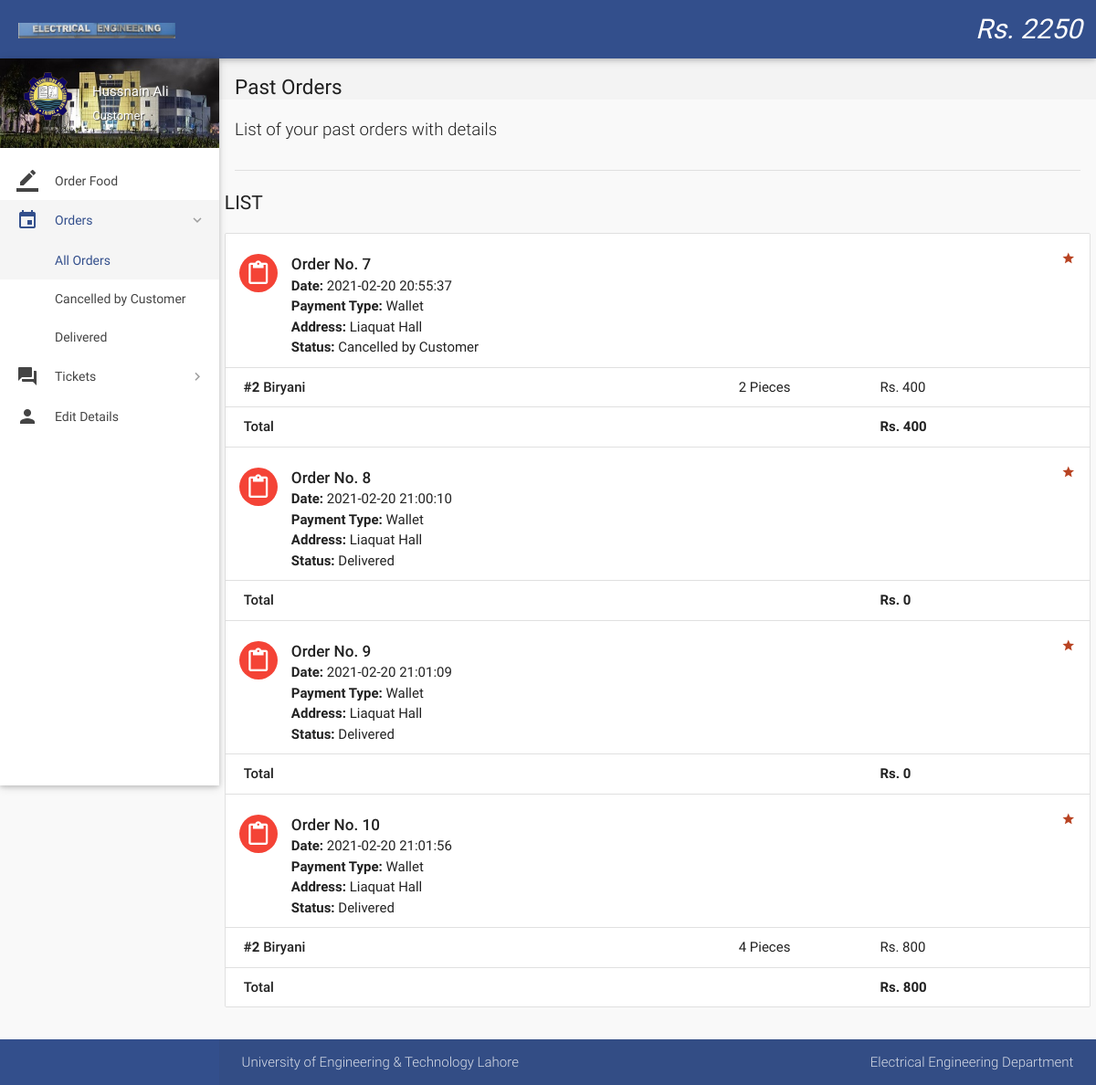
Page /orders.php (signed in) on the committed database.
### tables this page shows
CREATE TABLE `wallet_details` (
  `id` int(11) NOT NULL,
  `wallet_id` int(11) NOT NULL,
  `number` varchar(16) NOT NULL,
  `cvv` int(3) NOT NULL,
  `balance` int(11) NOT NULL DEFAULT '2000'
);

CREATE TABLE `orders` (
  `id` int(11) NOT NULL,
  `customer_id` int(11) NOT NULL,
  `address` varchar(300) NOT NULL,
  `description` varchar(300) NOT NULL,
  `date` datetime NOT NULL DEFAULT CURRENT_TIMESTAMP,
  `payment_type` varchar(16) NOT NULL DEFAULT 'Wallet',
  `total` int(11) NOT NULL,
  `status` varchar(25) NOT NULL DEFAULT 'Yet to be delivered',
  `deleted` tinyint(4) NOT NULL DEFAULT '0'
);

CREATE TABLE `order_details` (
  `id` int(11) NOT NULL,
  `order_id` int(11) NOT NULL,
  `item_id` int(11) NOT NULL,
  `quantity` int(11) NOT NULL,
  `price` int(11) NOT NULL
);

CREATE TABLE `items` (
  `id` int(11) NOT NULL,
  `name` varchar(20) NOT NULL,
  `price` int(11) NOT NULL,
  `deleted` tinyint(4) NOT NULL DEFAULT '0'
);

### includes/wallet.php (called while the page is built)
<?php
$user_id=$_SESSION['user_id'];
$sql = mysqli_query($con, "SELECT * FROM wallet where customer_id = $user_id");
while($row1 = mysqli_fetch_array($sql)){
$wallet_id = $row1['id'];
}
$sql = mysqli_query($con, "SELECT * FROM wallet_details where wallet_id = $wallet_id");
while($row1 = mysqli_fetch_array($sql)){
$balance = $row1['balance'];
}
?>

### includes/connect.php (called while the page is built, shortened)
<?php
$name = $_SESSION['name'];
$role = $_SESSION['role'];
?>

### orders.php (the view, shortened to what this page needs)
<?php
include 'includes/connect.php';
include 'includes/wallet.php';
	if($_SESSION['customer_sid']==session_id())
	{
		?>
<!DOCTYPE html>
<html lang="en">
<head>
  <link href="css/materialize.min.css" type="text/css" rel="stylesheet" media="screen,projection">
  <link href="css/style.min.css" type="text/css" rel="stylesheet" media="screen,projection">
  <link href="css/custom/custom.min.css" type="text/css" rel="stylesheet" media="screen,projection">
  <link href="js/plugins/perfect-scrollbar/perfect-scrollbar.css" type="text/css" rel="stylesheet" media="screen,projection">
</head>
<body>
  <header id="header" class="page-topbar">
        <div class="navbar-fixed">
            <nav class="navbar-color">
                <div class="nav-wrapper">
                    <ul class="left">
                      <li><h1 class="logo-wrapper"><a href="index.php" class="brand-logo darken-1"><img src="images/materialize-logo.png" alt="logo"></a> <span class="logo-text">Logo</span></h1></li>
                    </ul>
                    <ul class="right hide-on-med-and-down">
                        <li><a href="#"  class="waves-effect waves-block waves-light"><i >Rs. <?php echo $balance;?></i></a>
                        </li>
                    </ul>
                </div>
            </nav>
        </div>
  </header>
  <div id="main">
    <div class="wrapper">
      <aside id="left-sidebar-nav">
        <ul id="slide-out" class="side-nav fixed leftside-navigation">
            <li class="user-details cyan darken-2">
            <div class="row">
                <div class="col col s4 m4 l4">
                    <img src="images/avatar.jpg" alt="" class="circle responsive-img valign profile-image">
                </div>
                <div class="col col s8 m8 l8">
                    <a class="btn-flat dropdown-button waves-effect waves-light white-text profile-btn" href="#" data-activates="profile-dropdown"><?php echo $name;?> <i class="mdi-navigation-arrow-drop-down right"></i></a>
                    <p class="user-roal"><?php echo $role;?></p>
                </div>
            </div>
            </li>
            <li class="bold"><a href="index.php" class="waves-effect waves-cyan"><i class="mdi-editor-border-color"></i> Order Food</a>
            </li>
                <li class="no-padding">
                    <ul class="collapsible collapsible-accordion">
                        <li class="bold"><a class="collapsible-header waves-effect waves-cyan active"><i class="mdi-editor-insert-invitation"></i> Orders</a>
                            <div class="collapsible-body">
                                <ul>
								<li class="<?php
								if(!isset($_GET['status'])){
										echo 'active';
									}?>
									"><a href="orders.php">All Orders</a>
                                </li>
								<?php
									$sql = mysqli_query($con, "SELECT DISTINCT status FROM orders  WHERE customer_id = $user_id;;");
									while($row = mysqli_fetch_array($sql)){
                                    echo '<li class='.(isset($_GET['status'])?($status == $_GET['status'] ? 'active' : ''): '').'><a href="orders.php?status='.$row['status'].'">'.$row['status'].'</a>
                                    </li>';
									}
									?>
                                </ul>
                            </div>
                        </li>
                    </ul>
                </li>
                <li class="no-padding">
                    <ul class="collapsible collapsible-accordion">
                        <li class="bold"><a class="collapsible-header waves-effect waves-cyan"><i class="mdi-action-question-answer"></i> Tickets</a>
                        </li>
                    </ul>
                </li>
            <li class="bold"><a href="details.php" class="waves-effect waves-cyan"><i class="mdi-social-person"></i> Edit Details</a>
            </li>
        </ul>
        </aside>
      <section id="content">
        <div id="breadcrumbs-wrapper">
          <div class="container">
            <div class="row">
              <div class="col s12 m12 l12">
                <h5 class="breadcrumbs-title">Past Orders</h5>
              </div>
            </div>
          </div>
        </div>
        <div class="container">
          <p class="caption">List of your past orders with details</p>
          <div class="divider"></div>
<div id="work-collections" class="seaction">
					<?php
					if(isset($_GET['status'])){
						$status = $_GET['status'];
					}
					else{
						$status = '%';
					}
					$sql = mysqli_query($con, "SELECT * FROM orders WHERE customer_id = $user_id AND status LIKE '$status';;");
					echo '              <div class="row">
                <div>
                    <h4 class="header">List</h4>
                    <ul id="issues-collection" class="collection">';
					while($row = mysqli_fetch_array($sql))
					{
						$status = $row['status'];
						echo '<li class="collection-item avatar">
                              <i class="mdi-content-content-paste red circle"></i>
                              <span class="collection-header">Order No. '.$row['id'].'</span>
                              <p><strong>Date:</strong> '.$row['date'].'</p>
                              <p><strong>Payment Type:</strong> '.$row['payment_type'].'</p>
							  <p><strong>Address: </strong>'.$row['address'].'</p>
                              <p><strong>Status:</strong> '.($status=='Paused' ? 'Paused <a  data-position="bottom" data-delay="50" data-tooltip="Please contact administrator for further details." class="btn-floating waves-effect waves-light tooltipped cyan">    ?</a>' : $status).'</p>
							  '.(!empty($row['description']) ? '<p><strong>Note: </strong>'.$row['description'].'</p>' : '').'
							  <a href="#" class="secondary-content"><i class="mdi-action-grade"></i></a>
                              </li>';
						$order_id = $row['id'];
						$sql1 = mysqli_query($con, "SELECT * FROM order_details WHERE order_id = $order_id;");
						while($row1 = mysqli_fetch_array($sql1))
						{
							$item_id = $row1['item_id'];
							$sql2 = mysqli_query($con, "SELECT * FROM items WHERE id = $item_id;");
							while($row2 = mysqli_fetch_array($sql2)){
								$item_name = $row2['name'];
							}
							echo '<li class="collection-item">
                            <div class="row">
                            <div class="col s7">
                            <p class="collections-title"><strong>#'.$row1['item_id'].'</strong> '.$item_name.'</p>
                            </div>
                            <div class="col s2">
                            <span>'.$row1['quantity'].' Pieces</span>
                            </div>
                            <div class="col s3">
                            <span>Rs. '.$row1['price'].'</span>
                            </div>
                            </div>
                            </li>';
						}
								echo'<li class="collection-item">
                                        <div class="row">
                                            <div class="col s7">
                                                <p class="collections-title"> Total</p>
                                            </div>
                                            <div class="col s2">
											<span> </span>
                                            </div>
                                            <div class="col s3">
                                                <span><strong>Rs. '.$row['total'].'</strong></span>
                                            </div>';
								echo'</div></li>';
					}
					?>
					 </ul>
                </div>
              </div>
            </div>
        </div>
      </section>
    </div>
  </div>
  <footer class="page-footer">
    <div class="footer-copyright">
      <div class="container">
        <span>University of Engineering & Technology Lahore</span>
        <span class="right">Electrical Engineering Department</span>
        </div>
    </div>
  </footer>
</body>
</html>
<?php
	}
?>

### rows in the picture
wallet_details: balance "2250"
orders: id "7", date "2021-02-20 20:55:37", payment_type "Wallet", address "Liaquat Hall", status "Cancelled by Customer", total "400"
order_details: item "2", item.name "Biryani", quantity "2", price "400"
orders: id "8", date "2021-02-20 21:00:10", payment_type "Wallet", address "Liaquat Hall", status "Delivered", total "0"
orders: id "9", date "2021-02-20 21:01:09", payment_type "Wallet", address "Liaquat Hall", status "Delivered", total "0"
orders: id "10", date "2021-02-20 21:01:56", payment_type "Wallet", address "Liaquat Hall", status "Delivered", total "800"
order_details: item "2", item.name "Biryani", quantity "4", price "800"

### other values in the picture
$name "Hussnain Ali"
$role "Customer"
$row['status'] "Cancelled by Customer"
$row['status'] "Delivered"
